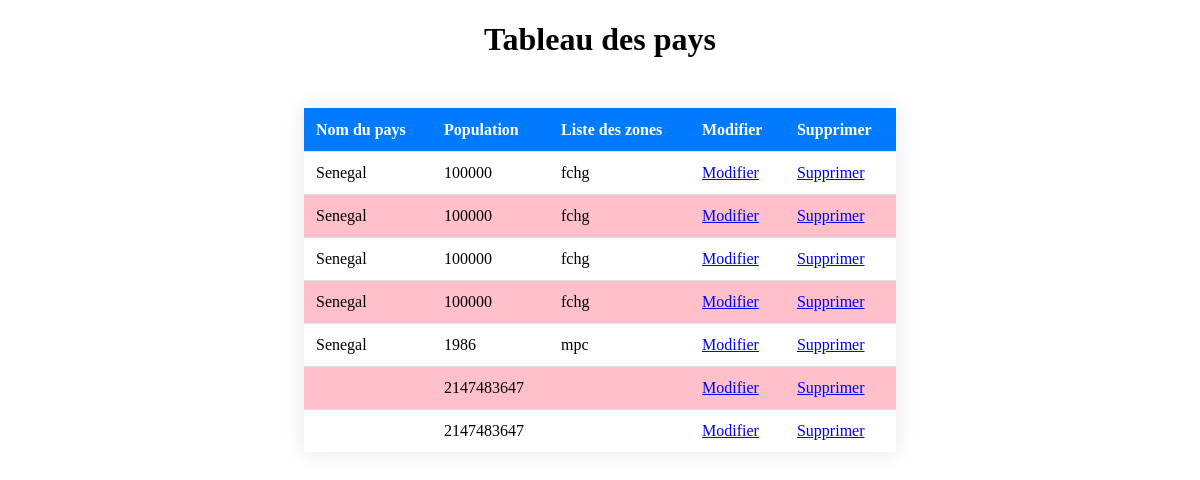
Screenshot of /src/views/showPays.php with the database file from the repository.
### tables this page shows
CREATE TABLE `pays` (
  `idPays` int(20) NOT NULL,
  `nom` varchar(30) NOT NULL,
  `population` int(6) NOT NULL,
  `listezone` varchar(20) NOT NULL
);

### src/repository/DB.php (called while the page is built, shortened)
<?php
class Db
{
    public function getConnection()
    {
        $host = "localhost";
        $user = "root";
        $password = "";
        $dbname = "bdEpidemia";
        $dsn = "mysql:host=$host;dbname=$dbname";
        try {
            $this->db = new PDO($dsn, $user, $password);
        } catch (PDOException $e) {
            echo "some error occurred". $e->getMessage();
        }
    }
}
?>

### src/repository/Fonction.php (called while the page is built, shortened)
<?php
include_once "DB.php";
class Fonction extends Db
{
    public function getAllPays()
    {
        $sql = "SELECT * FROM pays";
        return $this->db->query($sql);
    }
}

### src/views/showPays.php (the view, shortened to what this page needs)
<!DOCTYPE html>
<html lang="en">
<head>
</head>
<body>
    <h1>Tableau des pays</h1>
    <table>
        <thead>
            <tr>
                <th>Nom du pays</th>
                <th>Population</th>
                <th>Liste des zones</th>
                <th>Modifier</th>
                <th>Supprimer</th>
            </tr>
        </thead>
        <tbody>
            <?php
                include_once "../repository/Fonction.php";
                $edb = new Fonction();
                $Pays = $edb->getAllPays();
                foreach ($Pays as $pays) {
                    echo "<tr>
                            <td>{$pays[1]}</td>
                            <td>{$pays[2]}</td>
                            <td>{$pays[3]}</td>
                            <td><a href='modifier_Pays.php?id={$pays[0]}'>Modifier</a></td>
                            <td><a href='supprimer_Pays.php?id={$pays[0]}'>Supprimer</a></td>
                        </tr>";
                }
            ?>
        </tbody>
    </table>
</body>
</html>

### src/views/showPays.php (style rules this page uses)
table { border-collapse: collapse; width: 50%; margin-bottom: 1rem; background-color: #fff; box-shadow: 0 0 20px rgba(0,0,0,0.1); margin: 50px auto; }
th, td { padding: 0.75rem; text-align: left; vertical-align: top; border-top: 1px solid #dee2e6; }
th { background-color: #007bff; color: #fff; border-color: #007bff; }
tbody tr:nth-child(even) { background-color: pink; }
h1 { text-align: center; }

### rows the page displays
pays: nom "Senegal", population "100000", listezone "fchg"
pays: nom "Senegal", population "100000", listezone "fchg"
pays: nom "Senegal", population "100000", listezone "fchg"
pays: nom "Senegal", population "100000", listezone "fchg"
pays: nom "Senegal", population "1986", listezone "mpc"
pays: population "2147483647"
pays: population "2147483647"
